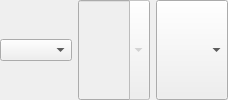
                                <widget class="QFrame" name="advOutRecRescaleContainer">
                                 <layout class="QHBoxLayout" name="horizontalLayout_4">
                                  <property name="leftMargin">
                                   <number>0</number>
                                  </property>
                                  <property name="topMargin">
                                   <number>0</number>
                                  </property>
                                  <property name="rightMargin">
                                   <number>0</number>
                                  </property>
                                  <property name="bottomMargin">
                                   <number>0</number>
                                  </property>
                                  <item>
                                   <widget class="QComboBox" name="advOutRecRescaleFilter"/>
                                  </item>
                                  <item>
                                   <widget class="QComboBox" name="advOutRecRescale">
                                    <property name="enabled">
                                     <bool>false</bool>
                                    </property>
                                    <property name="sizePolicy">
                                     <sizepolicy hsizetype="Preferred" vsizetype="Preferred">
                                      <horstretch>0</horstretch>
                                      <verstretch>0</verstretch>
                                     </sizepolicy>
                                    </property>
                                    <property name="editable">
                                     <bool>true</bool>
                                    </property>
                                   </widget>
                                  </item>
                                   <item>
                                    <widget class="QComboBox" name="advOutRecFps">
                                     <property name="sizePolicy">
                                      <sizepolicy hsizetype="Minimum" vsizetype="Preferred">
                                       <horstretch>0</horstretch>
                                       <verstretch>0</verstretch>
                                      </sizepolicy>
                                     </property>
                                    </widget>
                                   </item>

                                 </layout>
                                </widget>
